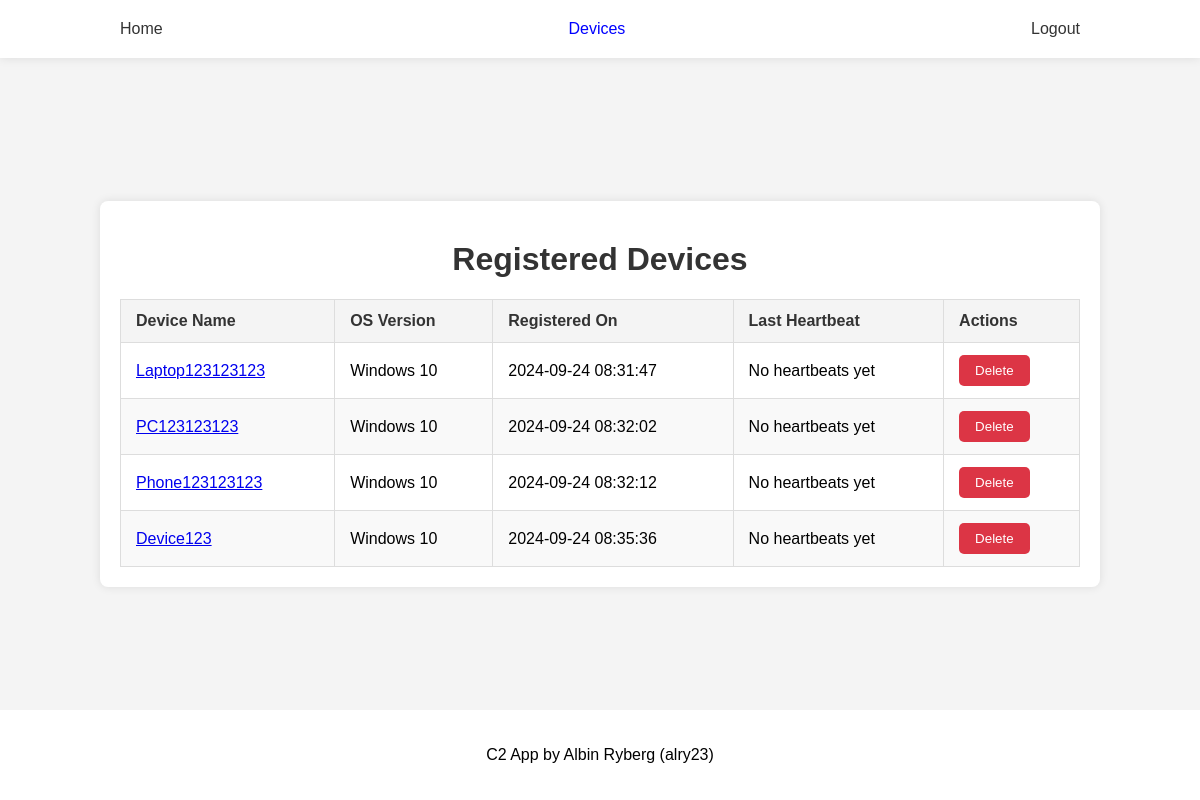
/devices (signed in), run on the app's committed database.
### models.py (models this page shows, shortened)
class Device(db.Model):
    id = db.Column(db.Integer, primary_key=True)
    hardware_id = db.Column(db.String(200), nullable=False, index=True, unique=True)
    device_name = db.Column(db.String(50), nullable=False)
    os_version = db.Column(db.String(100), nullable=False)
    geo_location = db.Column(db.String(100))
    installed_apps = db.Column(db.Text)
    timestamp = db.Column(db.DateTime, default=db.func.current_timestamp())
    last_heartbeat = db.Column(db.DateTime)

### routes.py (the view)
@routes.route('/devices')
@login_required
def devices():
    devices = Device.query.all()
    return render_template("devices.html", devices=devices)

### server.py (called while the page is built)
@login_manager.user_loader
def load_user(user_id):
    return User.query.filter_by(id=int(user_id)).first()

### templates/devices.html
{% include 'header.html' %}
<div class="container">
    <h1>Registered Devices</h1>
    {% if devices %}
    <table class="device-table">
        <thead>
            <tr>
                <th>Device Name</th>
                <th>OS Version</th>
                <th>Registered On</th>
                <th>Last Heartbeat</th>
                <th>Actions</th>
            </tr>
        </thead>
        <tbody>
            {% for device in devices %}
            <tr>
                <td><a href="{{ url_for('routes.single_device', id=device.id) }}">{{ device.device_name }}</a></td>
                <td>{{ device.os_version }}</td>
                <td>{{ device.timestamp }}</td>
                <td>{{ device.last_heartbeat or 'No heartbeats yet' }}</td>
                <td>
                    <form action="{{ url_for('routes.post_delete_device', id=device.id) }}" method="POST" style="display:inline;">
                        <button type="submit" class="delete">Delete</button>
                    </form>
                </td>
            </tr>
            {% endfor %}
        </tbody>
    </table>
    {% else %}
    <p>No devices registered yet.</p>
    {% endif %}
</div>
{% include 'footer.html' %}

### templates/header.html (shortened to what this page needs)
<!DOCTYPE html>
<html lang="sv">
<head>
    <link rel="stylesheet" href="{{ url_for('static',filename='styles/style.css') }}">
</head>
<body>
    <nav>
        <ul>
            <li {%- if request.path == "/" %} class="active" {% endif %}><a href="{{ url_for('routes.main') }}">Home</a></li>
            {%- if current_user.is_authenticated %}
            <li {%- if request.path == "/devices" %} class="active" {% endif %}><a href="{{ url_for('routes.devices') }}">Devices</a></li>
            <li><a href="{{ url_for('routes.logout') }}">Logout</a></li>
            {%- else %}
            <li {%- if request.path == "/login" %} class="active" {% endif %}><a href="{{ url_for('routes.login') }}">Login</a></li>
            {%- endif %}
        </ul>
    </nav>

### templates/footer.html
<footer>
    <p>C2 App by Albin Ryberg (alry23)</p>
</footer>
</body>
</html>

### static/styles/style.css (style rules this page uses)
html { height: 100%; width: 100%; }
body { font-family: Arial, sans-serif; margin: 0; padding: 0; background-color: #f4f4f4; display: flex; justify-content: space-between; flex-direction: column; height: 100%; }
h1 { text-align: center; color: #333; margin-top: 20px; }
.container { width: 80%; margin: 0 auto; padding: 20px; background-color: white; box-shadow: 0 0 10px rgba(0, 0, 0, 0.1); border-radius: 8px; }
footer { display: flex; justify-content: center; background-color: white; padding: 20px 0; }
nav { background-color: white; box-shadow: 0 0 10px rgba(0, 0, 0, 0.1); padding: 20px 0; margin-bottom: 20px; }
nav ul { display: flex; flex-direction: row; justify-content: space-between; width: 80%; margin: 0 auto; padding: 0; text-decoration: none; list-style: none; }
nav ul li a { text-decoration: none; color: #333; }
nav ul li.active a { color: blue; }
.device-table { width: 100%; border-collapse: collapse; margin-top: 20px; }
.device-table th, .device-table td { padding: 12px 15px; border: 1px solid #ddd; text-align: left; }
.device-table th { background-color: #f4f4f4; color: #333; font-weight: bold; }
.device-table tr:nth-child(even) { background-color: #f9f9f9; }
button { padding: 8px 16px; background-color: #28a745; color: white; border: none; border-radius: 5px; cursor: pointer; transition: background-color 0.3s; }
button.delete { background-color: #dc3545; }

### data on the page
Device: device_name "Laptop123123123", os_version "Windows 10", timestamp "2024-09-24 08:31:47", last_heartbeat "No heartbeats yet"
Device: device_name "PC123123123", os_version "Windows 10", timestamp "2024-09-24 08:32:02", last_heartbeat "No heartbeats yet"
Device: device_name "Phone123123123", os_version "Windows 10", timestamp "2024-09-24 08:32:12", last_heartbeat "No heartbeats yet"
Device: device_name "Device123", os_version "Windows 10", timestamp "2024-09-24 08:35:36", last_heartbeat "No heartbeats yet"
